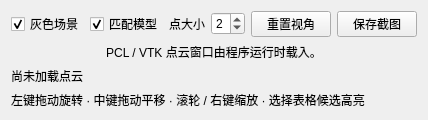
          <widget class="QWidget" name="cloudPage">
           <attribute name="title">
            <string>3D 点云结果</string>
           </attribute>
           <layout class="QVBoxLayout" name="cloudPageLayout">
            <item>
             <layout class="QHBoxLayout" name="cloudToolsLayout">
              <item>
               <widget class="QCheckBox" name="sceneVisibleCheck">
                <property name="text">
                 <string>灰色场景</string>
                </property>
                <property name="checked">
                 <bool>true</bool>
                </property>
               </widget>
              </item>
              <item>
               <widget class="QCheckBox" name="matchesVisibleCheck">
                <property name="text">
                 <string>匹配模型</string>
                </property>
                <property name="checked">
                 <bool>true</bool>
                </property>
               </widget>
              </item>
              <item>
               <widget class="QLabel" name="pointSizeLabel">
                <property name="text">
                 <string>点大小</string>
                </property>
               </widget>
              </item>
              <item>
               <widget class="QSpinBox" name="pointSizeSpin">
                <property name="minimum">
                 <number>1</number>
                </property>
                <property name="maximum">
                 <number>8</number>
                </property>
                <property name="value">
                 <number>2</number>
                </property>
               </widget>
              </item>
              <item>
               <widget class="QPushButton" name="resetCameraButton">
                <property name="text">
                 <string>重置视角</string>
                </property>
               </widget>
              </item>
              <item>
               <widget class="QPushButton" name="saveCloudButton">
                <property name="text">
                 <string>保存截图</string>
                </property>
               </widget>
              </item>
             </layout>
            </item>
            <item>
             <layout class="QVBoxLayout" name="cloudHostLayout">
              <property name="leftMargin">
               <number>0</number>
              </property>
              <property name="topMargin">
               <number>0</number>
              </property>
              <property name="rightMargin">
               <number>0</number>
              </property>
              <property name="bottomMargin">
               <number>0</number>
              </property>
              <item>
               <widget class="QLabel" name="cloudPlaceholder">
                <property name="text">
                 <string>PCL / VTK 点云窗口由程序运行时载入。</string>
                </property>
                <property name="alignment">
                 <set>Qt::AlignCenter</set>
                </property>
                <property name="wordWrap">
                 <bool>true</bool>
                </property>
               </widget>
              </item>
             </layout>
            </item>
            <item>
             <widget class="QLabel" name="cloudInfoLabel">
              <property name="text">
               <string>尚未加载点云</string>
              </property>
              <property name="wordWrap">
               <bool>true</bool>
              </property>
             </widget>
            </item>
            <item>
             <widget class="QLabel" name="cloudHelpLabel">
              <property name="text">
               <string>左键拖动旋转 · 中键拖动平移 · 滚轮 / 右键缩放 · 选择表格候选高亮</string>
              </property>
              <property name="wordWrap">
               <bool>true</bool>
              </property>
             </widget>
            </item>
           </layout>
          </widget>
